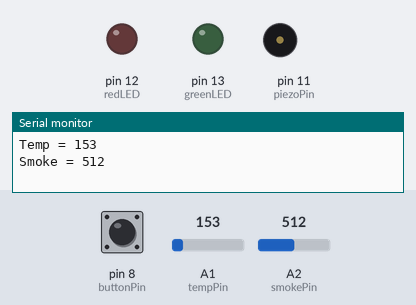
Simulated run of this sketch. Board: Arduino Uno, built with avr-gcc and run on an emulated ATmega328P. Parts: output pins drawn as LEDs (lit = HIGH), buzzer (waves = sounding), the last lines printed to the serial monitor. Dashed ring = blinking. The inputs (shaded band) are chosen by the test bench; at power-on: A1 (tempPin) = 153, pin 8 (buttonPin) LOW, A2 (smokePin) = 512.

Above: at 0.1 s.
At 1.8 s:
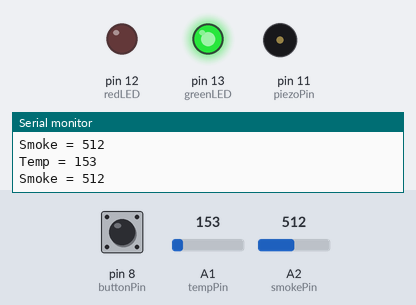
1.9 s: A1 (tempPin) set to 198
4.2 s: A1 (tempPin) set to 213
At 6.4 s:
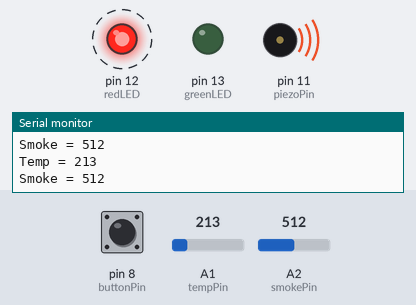
Timing chart, 0 to 14.3 s (numbered marks = the images above; inputs shaded):
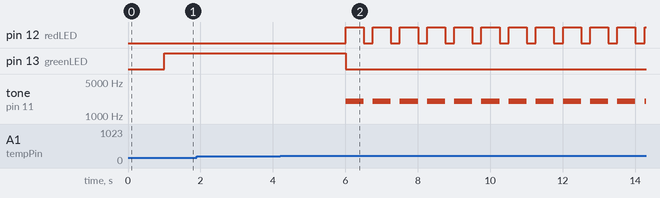

Measured:
- the behaviour switches between 205 and 206 on A1 (tempPin) (found by bisection; images 1 and 2)
- after the input at 4.2 s, pin 12 (redLED): alternates HIGH for 0.50 s and LOW for 0.25 s, starting after 1.8 s; pin 13 (greenLED): HIGH → LOW after 1.8 s; tone on pin 11 (piezoPin): alternates 2000 Hz for 0.50 s and silent for 0.25 s, starting after 1.8 s

The sketch:

alarm.ino
```cpp
int smokePin = A2;
int tempPin = A1;
int greenLED = 13;
int redLED = 12;
int buttonPin = 8;
int piezoPin = 11;
int degreesCelsius = 0;

void setup(){
  pinMode(piezoPin, OUTPUT);
  pinMode(redLED, OUTPUT);
  pinMode(greenLED, OUTPUT);
  pinMode(buttonPin, INPUT);
  Serial.begin(9600);
}

void loop(){
  int tempValue = analogRead(tempPin);
  int smokeValue = analogRead(smokePin);
  Serial.print("Temp = ");
  Serial.println(tempValue);
  //degreesC = ((sensorValue * 0.00488) - 0.5) * 100;
  //Serial.print("degrees C = ");
  //Serial.println(degreesC);
  Serial.print("Smoke = ");
  Serial.println(smokeValue);
  delay(1000);

  if (tempValue > 205 && smokeValue > 80){
    digitalWrite(greenLED, LOW);
    while (true){
      Serial.print("Temp = ");
      Serial.println(tempValue);
      //degreesC = ((sensorValue * 0.00488) - 0.5) * 100;
      //Serial.print("degrees C = ");
      //Serial.println(degreesC);
      Serial.print("Smoke = ");
      Serial.println(smokeValue);
      if (digitalRead(buttonPin) == HIGH &&(analogRead(tempPin) <= 200 || analogRead(smokePin) <= 80)) break;
      digitalWrite(redLED, HIGH);
      tone(piezoPin, 2000, 500);
      delay(500);
      digitalWrite(redLED, LOW);
      delay(250);
    }

  } else {
   	digitalWrite(greenLED, HIGH);
  }
}
```
